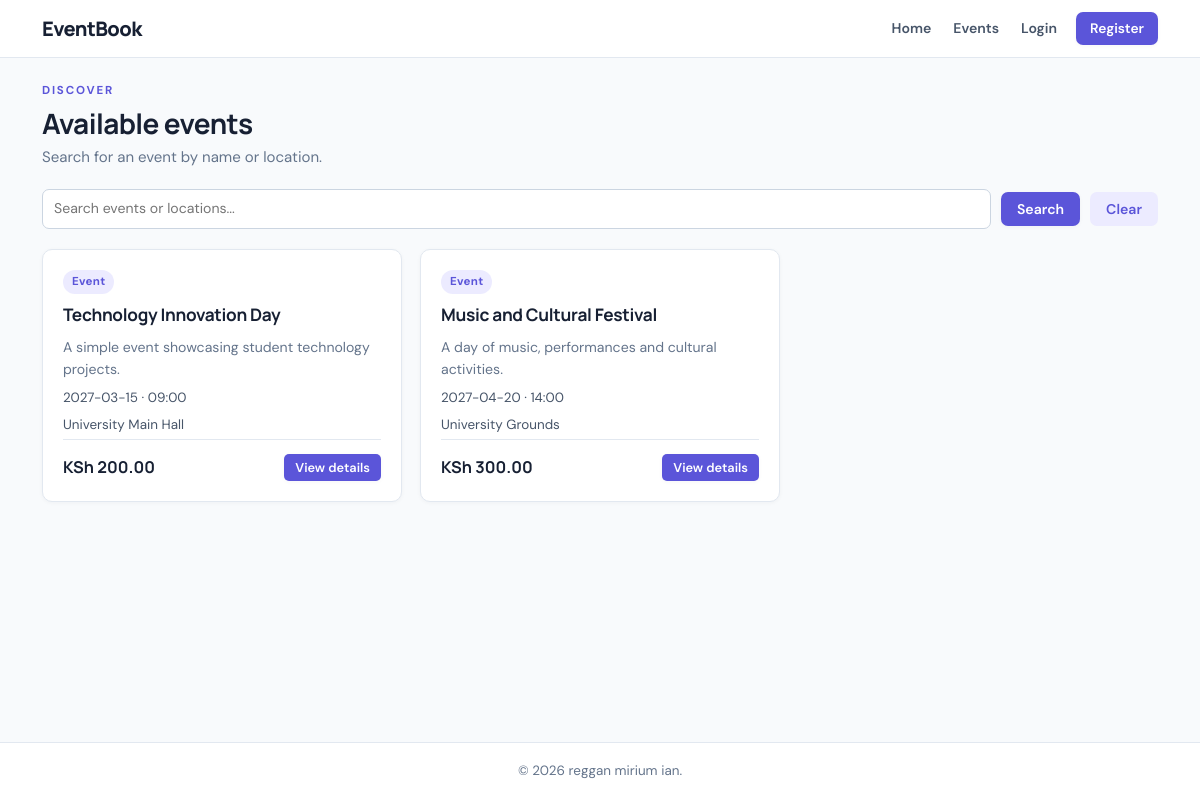
Screenshot of /events.php with the database file from the repository.
### tables this page shows
CREATE TABLE IF NOT EXISTS events (
    event_id INT AUTO_INCREMENT PRIMARY KEY,
    event_name VARCHAR(150) NOT NULL,
    description TEXT NOT NULL,
    event_date DATE NOT NULL,
    event_time TIME NOT NULL,
    location VARCHAR(150) NOT NULL,
    ticket_price DECIMAL(10,2) NOT NULL DEFAULT 0,
    available_slots INT NOT NULL DEFAULT 0,
    created_at TIMESTAMP DEFAULT CURRENT_TIMESTAMP
);

### config.php (called while the page is built, shortened)
<?php
function e($value): string {
    return htmlspecialchars((string)$value, ENT_QUOTES, "UTF-8");
}
?>

### events.php (the view, shortened to what this page needs)
<?php
require_once "config.php";
$search = trim($_GET["search"] ?? "");
$sql = "SELECT * FROM events WHERE event_date >= CURDATE()";
$params = [];
$stmt = $pdo->prepare("$sql ORDER BY event_date");
$stmt->execute($params);
$events = $stmt->fetchAll();
include "header.php";
?>
<div class="page-heading"><p class="eyebrow">DISCOVER</p><h1>Available events</h1><p>Search for an event by name or location.</p></div>
<form class="search-form" method="get">
    <input type="search" name="search" placeholder="Search events or locations..." value="<?= e($search) ?>">
    <button class="button" type="submit">Search</button>
    <a class="button button-light" href="events.php">Clear</a>
</form>
<?php if (!$events): ?>
    <div class="notice">No matching upcoming events found.</div>
<?php else: ?>
<div class="grid">
    <?php foreach ($events as $event): ?>
    <article class="card">
        <span class="tag">Event</span>
        <h3><?= e($event["event_name"]) ?></h3>
        <p><?= e(mb_strimwidth($event["description"], 0, 130, "...")) ?></p>
        <p class="meta"><?= e($event["event_date"]) ?> · <?= e(substr($event["event_time"], 0, 5)) ?></p>
        <p class="meta"><?= e($event["location"]) ?></p>
        <div class="card-bottom">
            <strong>KSh <?= number_format((float)$event["ticket_price"], 2) ?></strong>
            <a class="button button-small" href="event_details.php?id=<?= (int)$event["event_id"] ?>">View details</a>
        </div>
    </article>
    <?php endforeach; ?>
</div>
<?php endif; ?>
<?php include "footer.php"; ?>

### assets/style.css (style rules this page uses)
:root { --ink: #172033; --muted: #64748b; --primary: #5b55d9; --primary-dark: #4740c4; --primary-light: #ecebff; --line: #e2e8f0; --surface: #ffffff; --background: #f8fafc; --radius-xs: 5px; --radius-sm: 7px; --radius-md: 10px; --radius-lg: 14px; --shadow-sm: 0 1px 4px rgba(15, 23, 42, 0.04); --shadow-md: 0 4px 16px rgba(15, 23, 42, 0.06); --shadow-lg: 0 10px 26px rgba(15, 23, 42, 0.08); }
*, *::before, *::after { box-sizing: border-box; }
html, body { height: 100%; width: 100%; }
body { margin: 0; min-height: 100vh; width: 100%; display: flex; flex-direction: column; font-family: 'DM Sans', system-ui, -apple-system, sans-serif; font-size: 0.92rem; color: var(--ink); background: var(--background); line-height: 1.55; -webkit-font-smoothing: antialiased; }
a { color: var(--primary); text-decoration: none; transition: color 0.15s ease; }
.eyebrow { font-size: 0.72rem; font-weight: 700; letter-spacing: 1.8px; color: var(--primary); text-transform: uppercase; margin: 0 0 6px; }
.button { display: inline-flex; align-items: center; justify-content: center; border: 0; border-radius: var(--radius-sm); padding: 8px 16px; background: var(--primary); color: white; font: 600 0.88rem 'DM Sans', sans-serif; cursor: pointer; text-align: center; transition: background 0.15s ease, transform 0.15s ease, box-shadow 0.15s ease; box-shadow: var(--shadow-sm); }
.button-small { padding: 5px 11px; font-size: 0.80rem; border-radius: var(--radius-xs); }
.button-light { background: var(--primary-light); color: var(--primary); box-shadow: none; }
h1, h2, h3 { font-family: 'Manrope', sans-serif; line-height: 1.25; color: var(--ink); }
.section-heading h2, .page-heading h1 { margin: 0; font-size: clamp(1.4rem, 2.5vw, 1.75rem); letter-spacing: -0.6px; }
.page-heading { margin-bottom: 20px; }
.page-heading p:last-child { color: var(--muted); margin-top: 5px; font-size: 0.94rem; }
.grid { display: grid; grid-template-columns: repeat(auto-fill, minmax(280px, 1fr)); gap: 18px; width: 100%; }
.card, .detail-card, .form-card, .stat-card { background: var(--surface); border: 1px solid var(--line); border-radius: var(--radius-md); padding: 20px; box-shadow: var(--shadow-sm); }
.card { display: flex; flex-direction: column; transition: transform 0.2s ease, box-shadow 0.2s ease, border-color 0.2s ease; }
.card h3 { margin: 10px 0 6px; font-size: 1.08rem; letter-spacing: -0.3px; }
.card p { color: var(--muted); margin: 5px 0; font-size: 0.88rem; }
.card .meta { margin: 3px 0; font-size: 0.84rem; color: #475569; }
.card-bottom { border-top: 1px solid var(--line); padding-top: 14px; margin-top: auto; display: flex; justify-content: space-between; align-items: center; gap: 10px; }
.card-bottom strong { font-size: 1.02rem; color: var(--ink); font-family: 'Manrope', sans-serif; }
.tag { display: inline-block; align-self: flex-start; color: var(--primary); background: var(--primary-light); padding: 3px 9px; border-radius: 9999px; font-size: 0.72rem; font-weight: 700; letter-spacing: 0.3px; }
.search-form { display: flex; gap: 10px; margin-bottom: 20px; align-items: center; flex-wrap: wrap; width: 100%; }
.search-form input { flex: 1; min-width: 220px; }
input, textarea, select { width: 100%; padding: 8px 11px; border: 1px solid #cbd5e1; border-radius: var(--radius-sm); font: inherit; font-size: 0.88rem; background: white; color: var(--ink); transition: border-color 0.15s ease, box-shadow 0.15s ease; }

### rows the page displays
events: event_name "Technology Innovation Day", description "A simple event showcasing student technology projects.", event_date "2027-03-15", event_time "09:00", location "University Main Hall", ticket_price "200.00"
events: event_name "Music and Cultural Festival", description "A day of music, performances and cultural activities.", event_date "2027-04-20", event_time "14:00", location "University Grounds", ticket_price "300.00"
